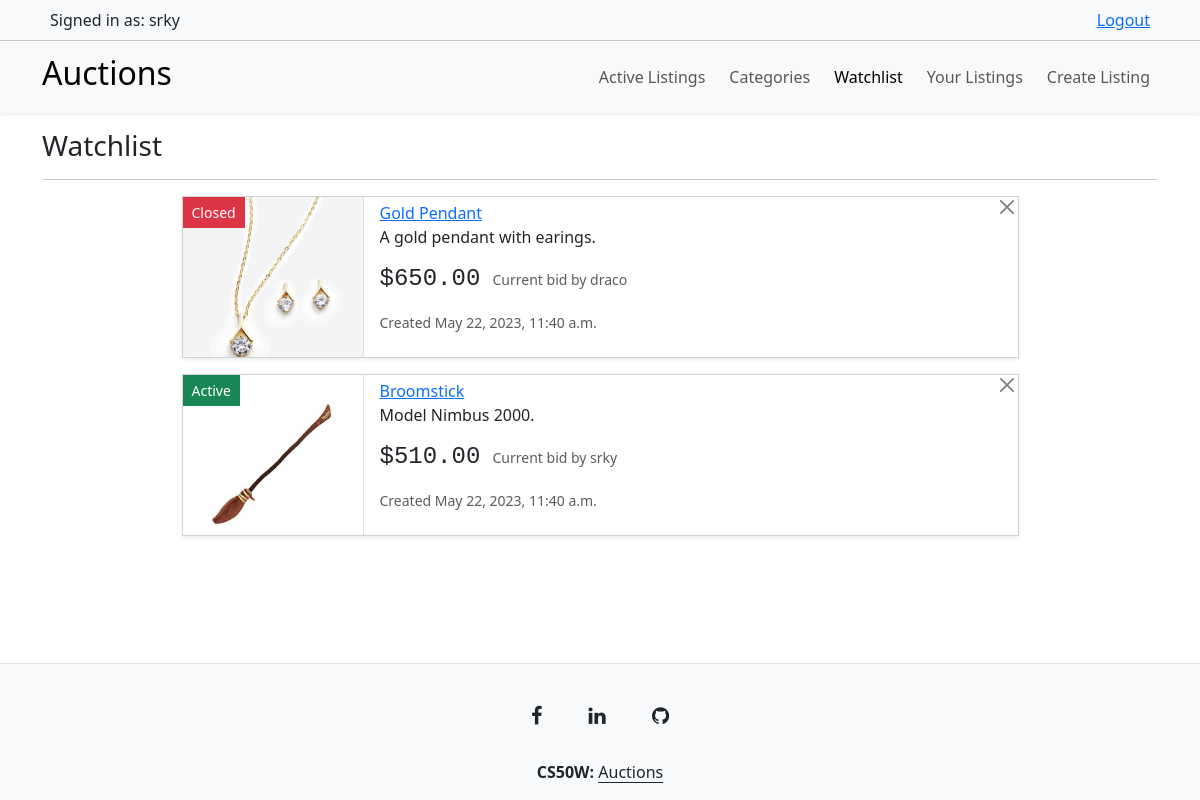
Before: /watchlist (signed in) with the older database file.
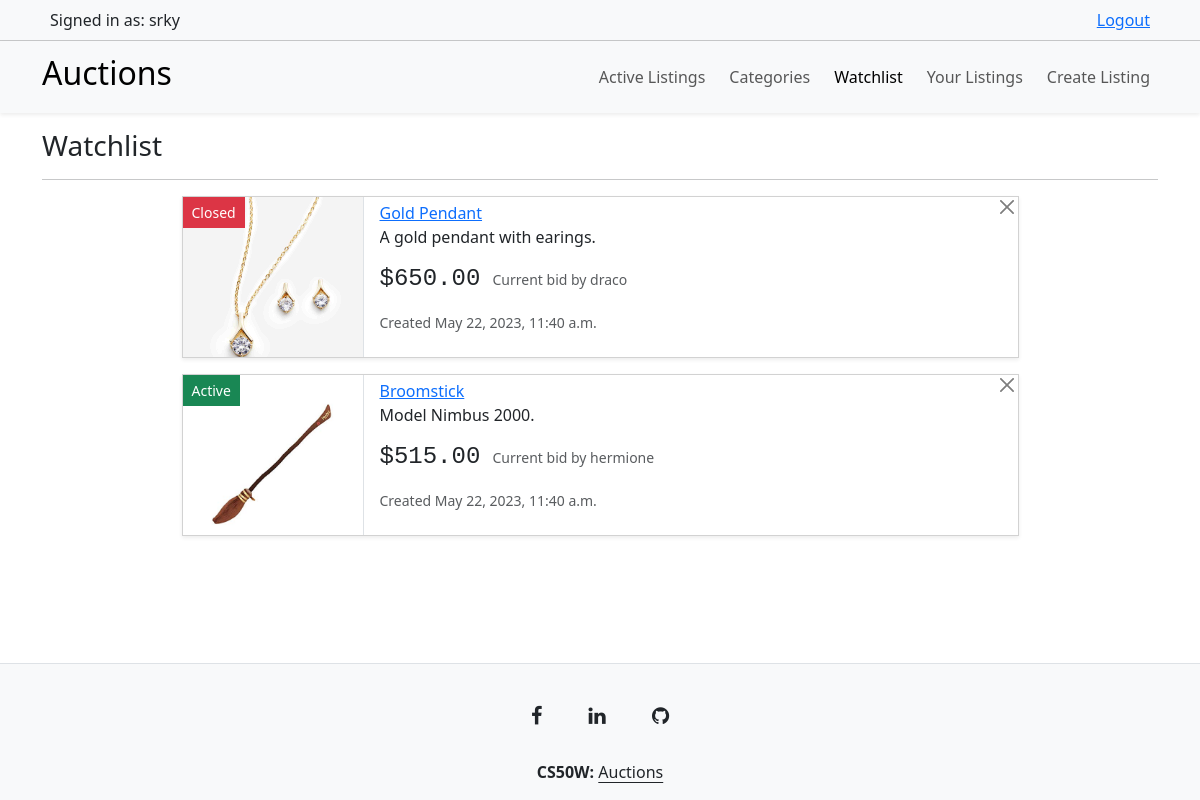
After: the same page with the newer database file.
### auctions/models.py (models this page shows, shortened)
class AuctionListing(models.Model):
    title = models.CharField(max_length=64)
    description = models.CharField(max_length=150)
    starting_bid = models.DecimalField(max_digits=5, decimal_places=2)
    category = models.ForeignKey(Category, on_delete=models.SET_DEFAULT, default="", related_name="auctions")
    image = models.ImageField(upload_to="images/", default="images/default.jpg")
    second_image = models.ImageField(upload_to="images/", default="images/default.jpg")
    third_image = models.ImageField(upload_to="images/", default="images/default.jpg")
    date_created = models.DateTimeField(default=datetime.datetime.now())
    owner = models.ForeignKey(User, on_delete=models.CASCADE, related_name="auctions")
    is_closed = models.BooleanField(default=False)

class Bid(models.Model):
    amount = models.DecimalField(max_digits=5, decimal_places=2)
    date_created = models.DateTimeField(default=datetime.datetime.now())
    bidder = models.ForeignKey(User, on_delete=models.CASCADE, related_name="biddings")
    auction = models.ForeignKey(AuctionListing, on_delete=models.CASCADE, related_name="bids")

class User(AbstractUser):
    pass

### auctions/views.py (the view)
# urls.py: path("watchlist", views.view_watchlist, name="view_watchlist"),
@login_required
def view_watchlist(request):
    watchlist = Watchlist.objects.filter(user=request.user).all()
    auctions = []
    for w in watchlist:
        auctions.append(w.auction)
    bids = []
    for auction in auctions:
        bids.append(auction.bids.all().order_by("-amount").first())
    zipped_list = zip(auctions, bids)
    return render(request, "auctions/watchlist.html", {
        "zipped_list": zipped_list
    })

### auctions/templates/auctions/watchlist.html (shortened to what this page needs)
{% extends "auctions/layout.html" %}
{% block body %}
    <h3 class="my-3">Watchlist</h3>
    <hr>
    {% for auction, current_bid in zipped_list %}
    <div class="card mb-3 position-relative overflow-hidden rounded-0 mx-auto w-75 shadow-sm">
        {% if auction.is_closed %}
            <button class="btn btn-danger btn-sm disabled rounded-0 position-absolute opacity-100">Closed</button>
        {% else %}
            <button class="btn btn-success btn-sm disabled rounded-0 position-absolute opacity-100">Active</button>
        {% endif %}
        <a href="{% url 'watchlist' auction.id %}" class="btn btn-close btn-sm position-absolute" style="right: 0;"></a>
        <div class="row g-0">
            <div class="col-md-4 w-auto border-end" style="height: 10rem;">
                <img src="{{ auction.image.url }}" class="img-fluid" alt="listing-img" width="180">
            </div>
            <div class="col-md-8">
                <div class="card-body py-1">
                    <a href="{% url 'view_listing' auction.id %}" class="card-link">{{ auction.title }}</a>
                    <p class="card-text text-overflow-hidden">{{ auction.description }}</p>
                    <p class="card-text">
                            {% if current_bid %}
                                <span class="h4 font-monospace">${{ current_bid.amount }}</span> <small class="text-muted mx-2">Current bid by {{ current_bid.bidder }}</small>
                            {% else %}
                                <span class="h4 font-monospace">${{ auction.starting_bid }}</span> <small class="text-muted mx-2">No bids yet.</small>
                            {% endif %}
                    </p>
                    <p class="card-text"><small class="text-body-secondary">Created {{ auction.date_created }}</small></p>
                </div>
            </div>
        </div>
    </div>
    {% empty %}
    <h4 class="my-5 text-center">Watchlist empty.</h4>
    {% endfor %}
{% endblock %}

Changed rows visible on the page:
changed AuctionListing "Broomstick": amount "510.00" → "515.00"; bidder "srky" → "hermione"
